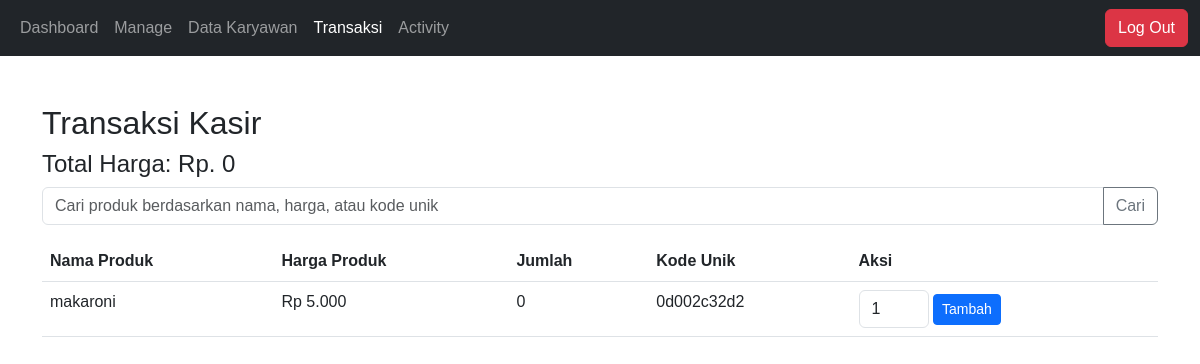
The page /pages/kasir/transaksi.php (signed in) on the database its author committed.
### tables this page shows
CREATE TABLE `products` (
  `id` int(11) NOT NULL,
  `nama_produk` varchar(45) DEFAULT NULL,
  `harga_produk` int(11) DEFAULT NULL,
  `created_at` timestamp NOT NULL DEFAULT current_timestamp(),
  `updated_at` timestamp NOT NULL DEFAULT current_timestamp() ON UPDATE current_timestamp(),
  `jumlah` int(11) DEFAULT 0,
  `kode_unik` varchar(255) DEFAULT NULL
);

### pages/kasir/transaksi.php (the view, shortened to what this page needs)
<?php
$role = isset($_SESSION['role']) ? $_SESSION['role'] : null;
include_once '../../db/DB_connection.php';
$totalHarga = isset($_SESSION['totalHarga']) ? $_SESSION['totalHarga'] : 0;
$rows = [];
if ($_SERVER["REQUEST_METHOD"] == "POST" && isset($_POST['keyword'])) {
    $keyword = $_POST['keyword'];
    $rows = cariProduk($keyword);
} else {
    $query = "SELECT * FROM products";
    $result = mysqli_query($conn, $query);
    while ($row = mysqli_fetch_assoc($result)) {
        $rows[] = $row;
    }
}
?>
<!DOCTYPE html>
<html lang="en">
<head>
    <link href="https://cdn.jsdelivr.net/npm/bootstrap@5.3.0-alpha1/dist/css/bootstrap.min.css" rel="stylesheet">
</head>
<body>
<nav class="navbar navbar-expand-lg bg-dark" data-bs-theme="dark">
    <div class="container-fluid">
        <div class="collapse navbar-collapse" id="navbarNavAltMarkup">
            <div class="navbar-nav">
                    <a class="nav-link " aria-current="page" href="../dashboard.php">Dashboard</a>
                <li class="nav-item <?php echo ($role === 'admin') ? '' : 'd-none'; ?>">
                    <a class="nav-link" href="../kasir/manage_product.php">Manage</a>
                </li>
                <li class="nav-item <?php echo ($role !== 'kasir') ? '' : 'd-none'; ?>">
                    <a class="nav-link" href="../superadmin/data-karyawan.php">Data Karyawan</a>
                </li>
                <li class="nav-item <?php echo ($role !== 'owner') ? '' : 'd-none'; ?>">
                    <a class="nav-link active" href="">Transaksi</a>
                </li>
                <li class="nav-item <?php echo ($role !== 'kasir') ? '' : 'd-none'; ?>">
                    <a class="nav-link" href="../activity/log_activity.php">Activity</a>
                </li>
            </div>
        </div>
        <div>
            <form action="../../db/DB_logout.php" method="post">
                <button type="submit" class=" btn btn-danger">Log Out</button>
            </form>
        </div>
    </div>
</nav>
        <div class="content">
        <div class="container">
        <h2 class="mt-5">Transaksi Kasir</h2>
        <h4>Total Harga: Rp. <?php echo number_format($totalHarga, 0, ',', '.'); ?></h4>
        <form action="<?php echo $_SERVER['PHP_SELF']; ?>" method="post">
            <div class="input-group mb-3">
                <input type="text" class="form-control" placeholder="Cari produk berdasarkan nama, harga, atau kode unik" name="keyword">
                <button class="btn btn-outline-secondary" type="submit" id="button-addon2">Cari</button>
            </div>
        </form>
        <table class="table">
            <thead>
                <tr>
                    <th scope="col">Nama Produk</th>
                    <th scope="col">Harga Produk</th>
                    <th scope="col">Jumlah</th>
                    <th scope="col">Kode Unik</th>
                    <th scope="col">Aksi</th>
                </tr>
            </thead>
            <tbody>
    <?php if (!empty($rows)) : ?>
        <?php foreach ($rows as $row) : ?>
            <tr>
                <td><?php echo $row['nama_produk']; ?></td>
                <td>Rp <?php echo number_format($row['harga_produk'], 0, ',', '.'); ?></td>
                <td><?php echo $row['jumlah']; ?></td>
                <td><?php echo $row['kode_unik']; ?></td>
                <td>
                    <form action="<?php echo $_SERVER['PHP_SELF']; ?>" method="get">
                        <input type="number" name="jumlah" value="1" min="1" class="form-control" style="width: 70px; display: inline-block;">
                        <button type="submit" class="btn btn-sm btn-primary" name="tambah">Tambah</button>
                    </form>
                </td>
            </tr>
        <?php endforeach; ?>
    <?php else : ?>
        <tr>
            <td colspan="5">Tidak ada produk yang ditemukan.</td>
        </tr>
    <?php endif; ?>
</tbody>
        </table>
    </div>
    </div>
</body>
</html>

### pages/kasir/transaksi.php (style rules this page uses)
body { font-family: Arial, sans-serif; margin: 0; padding: 0; }
table th { background-color: #28343b; }

### rows shown on the page
products: nama_produk "makaroni", harga_produk "5.000", jumlah "0", kode_unik "0d002c32d2"

### other values the page prints
$totalHarga "0"
